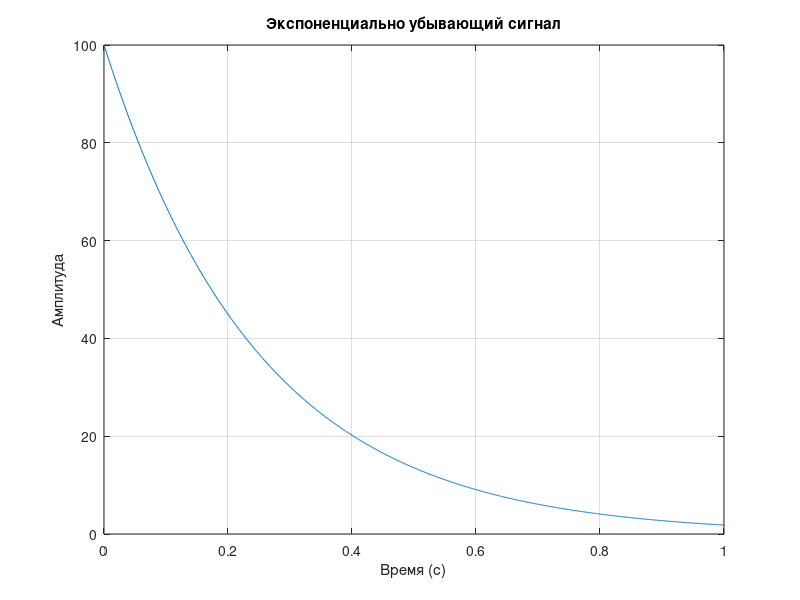

This figure's MATLAB source:
% Задаем значения параметров
B = 100;    % Амплитуда сигнала
a = 4;      % Параметр, влияющий на скорость убывания сигнала

% Создаем вектор времени от 0 до 1 с шагом 0.001
t = 0:0.001:1;

% Генерируем экспоненциально убывающий сигнал
x = B * exp(-a * t);

% Строим график сигнала с сеткой
plot(t, x);
grid on;

% Добавляем подписи к осям для ясности
xlabel('Время (с)');
ylabel('Амплитуда');
title('Экспоненциально убывающий сигнал');

